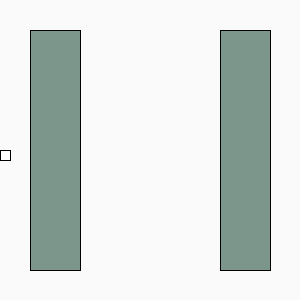
Frame 1 (no input)
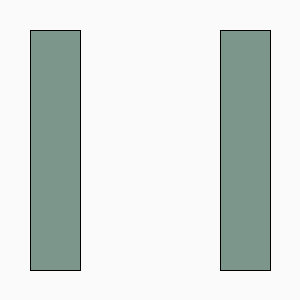
Frame 60 (the mouse pressed at the canvas centre just before this capture)
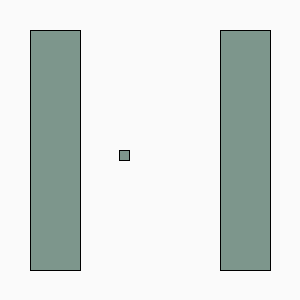
Frame 120 (the mouse held since frame 60 and released just before this capture)

The Processing sketch that drew these frames (run headless with seeded random() and noise(); from frame 60 on, the mouse is pressed at the canvas centre):

// Processing sketch: processing_159237
// ── processing_159237.pde

void setup() { 
  size(300,300);  
}
int i=0;
void draw() { 
background(250);
cuadrados(i,150,10,10); 
fill(125,150,140); 
cuadrados(30,30,50,240);
cuadrados(220,30,50,240);
i=i+1;
if(i>=300){
i=0;
}
}
void cuadrados(int x,int y,int a,int h){
  rect(x,y,a,h);
  }
